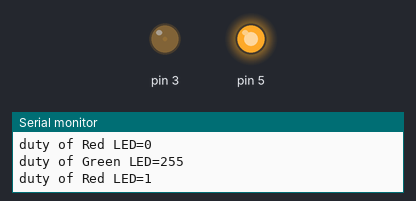
Bench run of a sketch on a simulated Arduino Uno, built with avr-gcc and run on an emulated ATmega328P. Parts: output pins drawn as LEDs (lit = HIGH), the last lines printed to the serial monitor.

Above: at 0.05 s.
At 2.85 s:
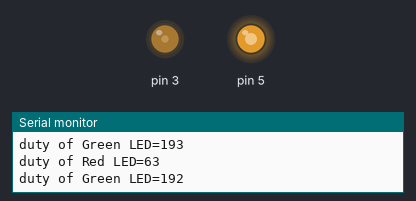
At 5.7 s:
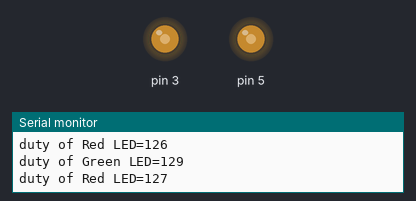
At 11.35 s:
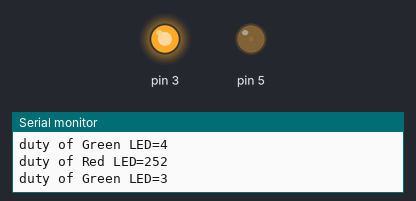
Timing chart, 0 to 14.9 s (numbered marks = the images above):
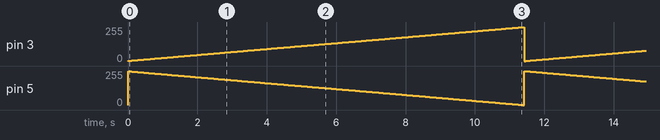

Measured:
- by itself, pin 3: ramps from 0/255 to 255/255 and jumps back, once every 11.5 s
- by itself, pin 5: ramps from 255/255 to 0/255 and jumps back, once every 11.5 s

The sketch:

PWM.ino
```cpp
// Code by Aadhitya G
void setup()
{
  pinMode(3,OUTPUT);
  pinMode(5,OUTPUT);
  Serial.begin(9600);
}
void loop()
{
  int tree=255;
for(int duty=0;duty<=255;duty++)
{
  analogWrite(3,duty);
  analogWrite(5,tree);
  Serial.print("duty of Red LED=");
  Serial.println(duty);
  Serial.print("duty of Green LED=");
  Serial.println(tree);
  tree--;
  delay(1);
}
}
```
